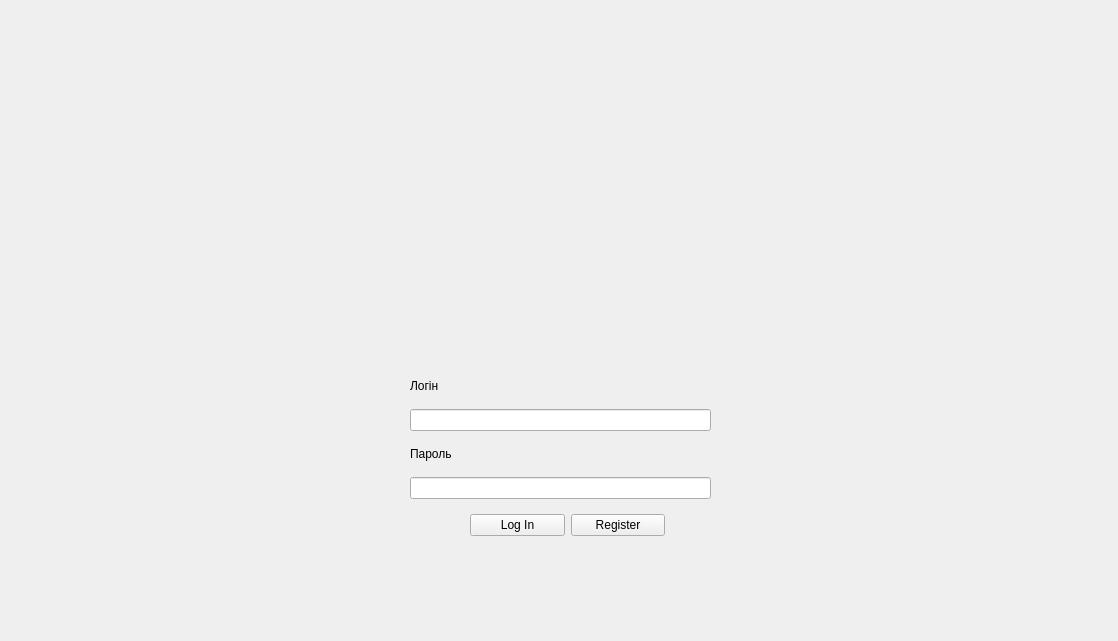
<?xml version="1.0" encoding="UTF-8"?>
<ui version="4.0">
 <class>MainWindow</class>
 <widget class="QMainWindow" name="MainWindow">
  <property name="geometry">
   <rect>
    <x>0</x>
    <y>0</y>
    <width>1118</width>
    <height>641</height>
   </rect>
  </property>
  <property name="windowTitle">
   <string>MainWindow</string>
  </property>
  <widget class="QWidget" name="centralwidget">
   <widget class="QStackedWidget" name="stackedWidget">
    <property name="geometry">
     <rect>
      <x>0</x>
      <y>0</y>
      <width>1121</width>
      <height>641</height>
     </rect>
    </property>
    <widget class="QWidget" name="pageLogin">
     <widget class="QLabel" name="img">
      <property name="geometry">
       <rect>
        <x>440</x>
        <y>70</y>
        <width>281</width>
        <height>221</height>
       </rect>
      </property>
      <property name="text">
       <string/>
      </property>
      <property name="pixmap">
       <pixmap>../Pro_1_1/img/14.jpg</pixmap>
      </property>
     </widget>
     <widget class="QWidget" name="layoutWidget">
      <property name="geometry">
       <rect>
        <x>410</x>
        <y>368</y>
        <width>301</width>
        <height>131</height>
       </rect>
      </property>
      <layout class="QVBoxLayout" name="verticalLayout_4">
       <item>
        <widget class="QLabel" name="label_4">
         <property name="text">
          <string>Логін</string>
         </property>
        </widget>
       </item>
       <item>
        <widget class="QLineEdit" name="LogLine"/>
       </item>
       <item>
        <widget class="QLabel" name="label_5">
         <property name="text">
          <string>Пароль</string>
         </property>
        </widget>
       </item>
       <item>
        <widget class="QLineEdit" name="PassLine"/>
       </item>
      </layout>
     </widget>
     <widget class="QWidget" name="layoutWidget_2">
      <property name="geometry">
       <rect>
        <x>470</x>
        <y>510</y>
        <width>195</width>
        <height>31</height>
       </rect>
      </property>
      <layout class="QHBoxLayout" name="horizontalLayout_2">
       <item>
        <widget class="QPushButton" name="ButtonLogin">
         <property name="text">
          <string>Log In</string>
         </property>
        </widget>
       </item>
       <item>
        <widget class="QPushButton" name="ButtonGoToRegister">
         <property name="text">
          <string>Register</string>
         </property>
        </widget>
       </item>
      </layout>
     </widget>
    </widget>
    <widget class="QWidget" name="pageMain">
     <widget class="QWidget" name="widget" native="true">
      <property name="geometry">
       <rect>
        <x>0</x>
        <y>0</y>
        <width>1121</width>
        <height>61</height>
       </rect>
      </property>
      <property name="styleSheet">
       <string notr="true">background-color: lightgray;
border-radius: 10px;
padding: 10px;</string>
      </property>
      <layout class="QFormLayout" name="formLayout">
       <item row="0" column="0">
        <layout class="QHBoxLayout" name="horizontalLayout">
         <item>
          <widget class="QLabel" name="labelUsername">
           <property name="text">
            <string>TextLabel</string>
           </property>
          </widget>
         </item>
         <item>
          <widget class="QLabel" name="labelUserID">
           <property name="text">
            <string>TextLabel</string>
           </property>
          </widget>
         </item>
         <item>
          <widget class="QPushButton" name="ButtonLogout">
           <property name="text">
            <string>Log Out</string>
           </property>
          </widget>
         </item>
        </layout>
       </item>
      </layout>
     </widget>
     <widget class="QListWidget" name="taskListWidget">
      <property name="geometry">
       <rect>
        <x>170</x>
        <y>90</y>
        <width>931</width>
        <height>521</height>
       </rect>
      </property>
     </widget>
     <widget class="QWidget" name="">
      <property name="geometry">
       <rect>
        <x>60</x>
        <y>90</y>
        <width>95</width>
        <height>139</height>
       </rect>
      </property>
      <layout class="QVBoxLayout" name="verticalLayout_2">
       <item>
        <widget class="QPushButton" name="ButtonNewTask">
         <property name="text">
          <string>New Task</string>
         </property>
        </widget>
       </item>
       <item>
        <widget class="QPushButton" name="refreshTasksButton">
         <property name="text">
          <string>Refresh</string>
         </property>
        </widget>
       </item>
       <item>
        <widget class="QPushButton" name="deleteTaskButton">
         <property name="enabled">
          <bool>false</bool>
         </property>
         <property name="text">
          <string>Delete</string>
         </property>
        </widget>
       </item>
       <item>
        <widget class="QPushButton" name="EditButton">
         <property name="text">
          <string>Edit</string>
         </property>
        </widget>
       </item>
      </layout>
     </widget>
    </widget>
    <widget class="QWidget" name="pageRegister">
     <widget class="QLabel" name="img2">
      <property name="geometry">
       <rect>
        <x>230</x>
        <y>210</y>
        <width>281</width>
        <height>221</height>
       </rect>
      </property>
      <property name="text">
       <string/>
      </property>
      <property name="pixmap">
       <pixmap>../Pro_1_1/img/14.jpg</pixmap>
      </property>
     </widget>
     <widget class="QWidget" name="layoutWidget">
      <property name="geometry">
       <rect>
        <x>630</x>
        <y>200</y>
        <width>331</width>
        <height>211</height>
       </rect>
      </property>
      <layout class="QVBoxLayout" name="verticalLayout">
       <item>
        <widget class="QLabel" name="label">
         <property name="text">
          <string>Логін</string>
         </property>
        </widget>
       </item>
       <item>
        <widget class="QLineEdit" name="inLogin"/>
       </item>
       <item>
        <widget class="QLabel" name="label_2">
         <property name="text">
          <string>Пароль</string>
         </property>
        </widget>
       </item>
       <item>
        <widget class="QLineEdit" name="inPassword"/>
       </item>
       <item>
        <widget class="QLabel" name="label_3">
         <property name="text">
          <string>Підтвердження паролю</string>
         </property>
        </widget>
       </item>
       <item>
        <widget class="QLineEdit" name="inPasswordCheck"/>
       </item>
      </layout>
     </widget>
     <widget class="QSplitter" name="splitter">
      <property name="geometry">
       <rect>
        <x>630</x>
        <y>420</y>
        <width>198</width>
        <height>29</height>
       </rect>
      </property>
      <property name="orientation">
       <enum>Qt::Orientation::Horizontal</enum>
      </property>
      <widget class="QPushButton" name="ButtonRegister">
       <property name="text">
        <string>Register</string>
       </property>
      </widget>
      <widget class="QPushButton" name="ButtonReturnToLogin">
       <property name="text">
        <string>Return to Log in</string>
       </property>
      </widget>
     </widget>
    </widget>
   </widget>
  </widget>
 </widget>
 <resources/>
 <connections/>
</ui>
